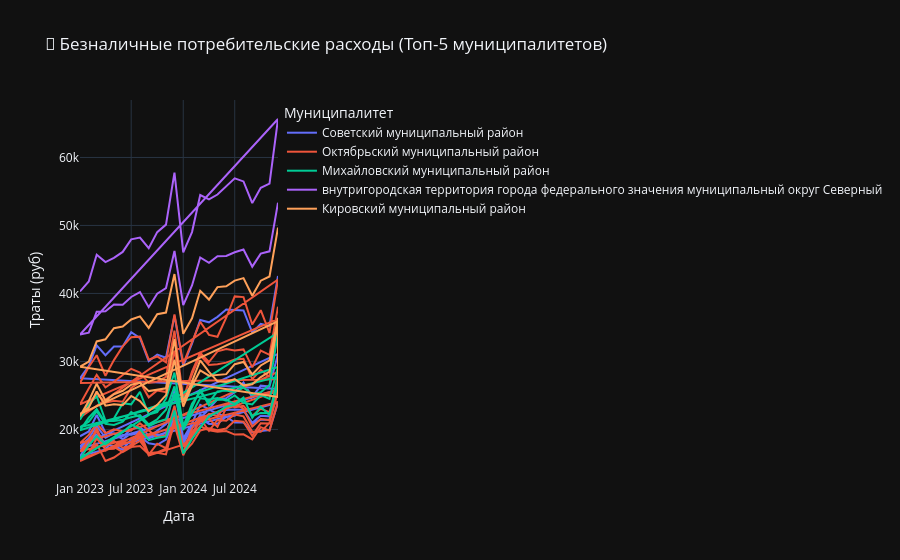

Notebook source saved alongside this figure:
### Code cell
# Устанавливаем библиотеку для интерактивных графиков (если её еще нет)
%pip install plotly pandas
%pip install nbformat

import pandas as pd
import plotly.express as px

# 1. Загружаем наш ГЛАВНЫЙ файл (скопируй точное название из твоего вывода)
file_name = 'potrebitelskie-beznalicnye-rashody-na-urovne-munizipalnyh-obrazovanij_ru_1764079373653.csv'
df_main = pd.read_csv(file_name, sep=';')

# 2. Превращаем текстовые даты в настоящий формат времени, понятный компьютеру
df_main['period'] = pd.to_datetime(df_main['period'])

# 3. Фильтруем данные: оставляем только колонки Дата, Муниципалитет (МО) и Сумма (value)
# Берем данные только по категории "Все категории", чтобы не было дублей
df_clean = df_main[df_main['category_15'] == 'Все категории']
df_clean = df_clean[['period', 'mo', 'value']]

# 4. В России тысячи муниципалитетов. Давай для примера найдем Топ-5 самых крупных по тратам!
top_mo = df_clean.groupby('mo')['value'].sum().sort_values(ascending=False).head(5).index.tolist()
print(f"Топ-5 муниципалитетов по тратам: {top_mo}\n")

# 5. Оставляем данные только для этих Топ-5 муниципалитетов
df_plot = df_clean[df_clean['mo'].isin(top_mo)]

# 6. РИСУЕМ МАГИЮ (Интерактивный график)
fig = px.line(df_plot, 
              x='period', 
              y='value', 
              color='mo', 
              title='💸 Безналичные потребительские расходы (Топ-5 муниципалитетов)',
              labels={'period': 'Дата', 'value': 'Траты (руб)', 'mo': 'Муниципалитет'},
              template='plotly_dark') # Темная тема выглядит стильно и профессионально

# Показываем график
fig.show()
